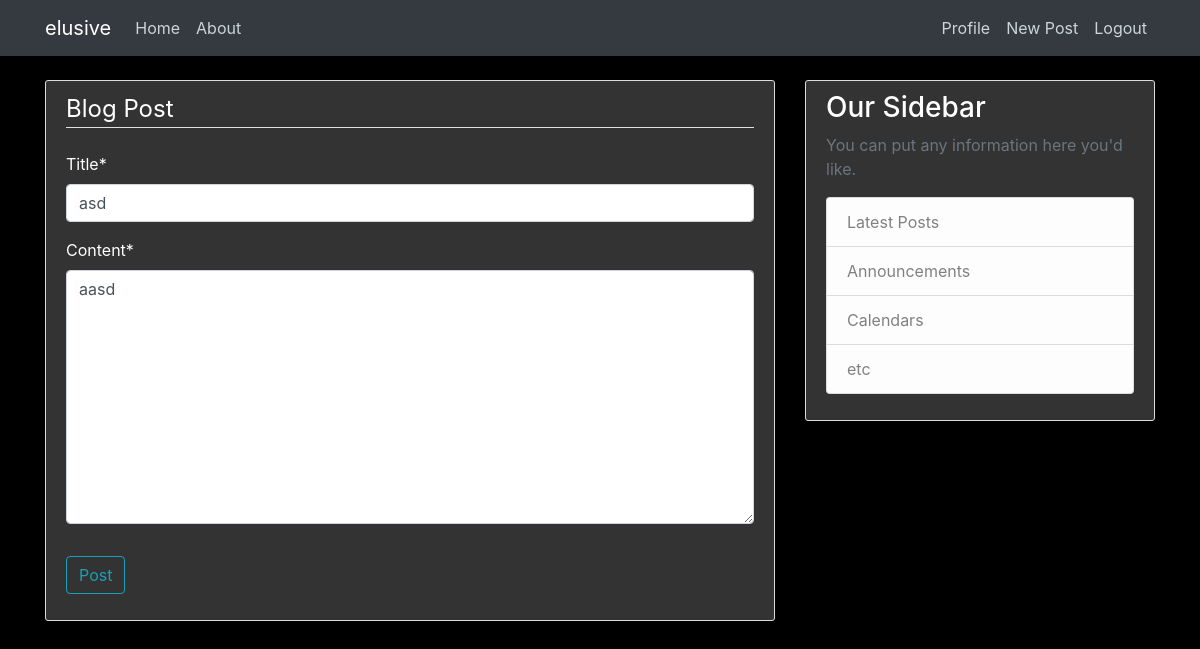
Page /post/11/update/ (signed in) on the earlier database version.
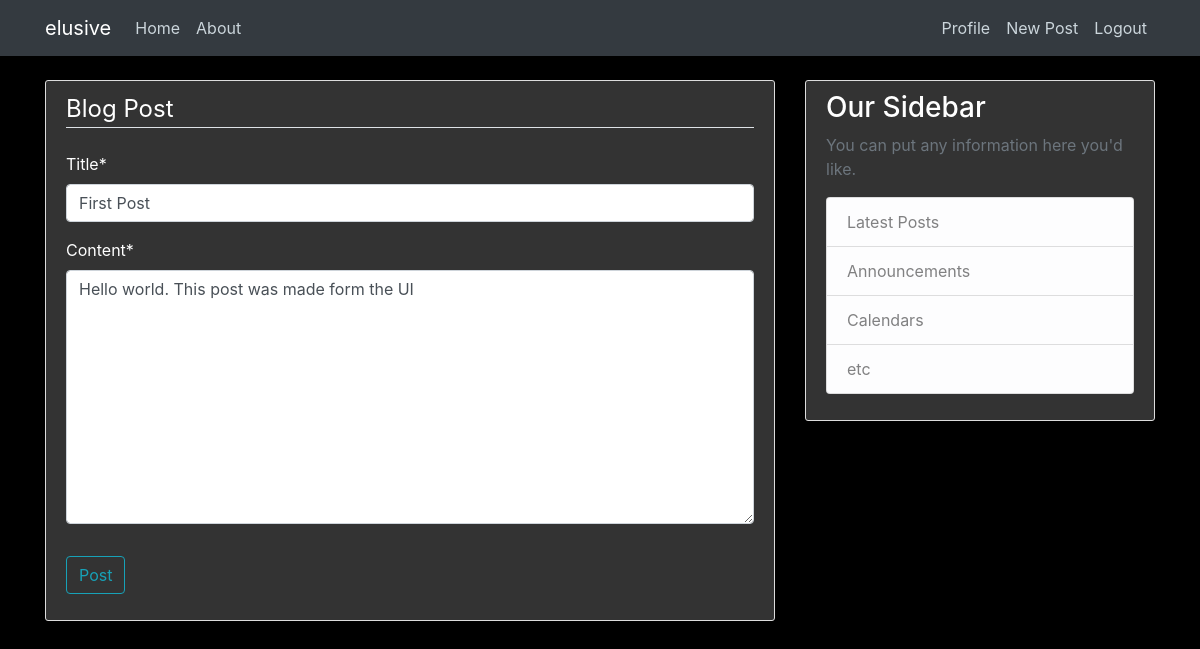
Same page on the later database version.
### blog/models.py (models this page shows, shortened)
class Post(models.Model):
    title = models.CharField(max_length = 100)
    content = models.TextField()
    date_posted = models.DateTimeField(default=timezone.now)
    last_modified = models.DateTimeField(auto_now=True)
    author = models.ForeignKey(User, on_delete=models.CASCADE)

### blog/views.py (the view, shortened to what this page needs)
# urls.py: path('post/<int:pk>/update/', PostUpdateView.as_view(), name='post-update'),
class PostUpdateView(LoginRequiredMixin, UserPassesTestMixin, UpdateView):
    model = Post
    fields = ['title', 'content']
    def test_func(self):
        post = self.get_object()
        if self.request.user == post.author:
            return True
        else:
            return False

### blog/templates/blog/post_form.html (shortened to what this page needs)
{% extends 'blog/base.html' %}
{% load crispy_forms_tags %}
{% block content %}
    <div class='content-section'>
        <form method="POST">
            <fieldset class="form-group">
                <legend class="border-bottom mb-4">Blog Post</legend>
                {{ form|crispy }}
            </fieldset>
            <div class='form-group'>
                <button class="btn btn-outline-info" type="submit">Post</button>
            </div>
        </form>
    </div>
{% endblock content %}

Differences in the rows shown:
changed Post: title "asd" → "First Post"; content "aasd" → "Hello world. This post was made form the UI"
